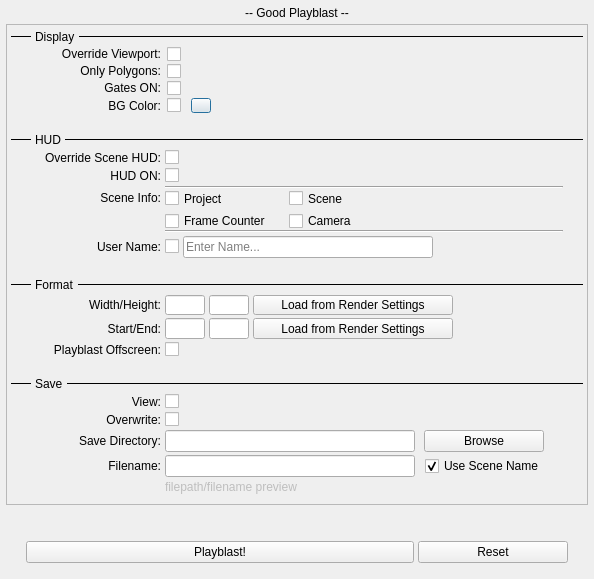
<?xml version="1.0" encoding="UTF-8"?>
<ui version="4.0">
 <class>playblast_dlg</class>
 <widget class="QDialog" name="playblast_dlg">
  <property name="windowModality">
   <enum>Qt::WindowModal</enum>
  </property>
  <property name="geometry">
   <rect>
    <x>0</x>
    <y>0</y>
    <width>594</width>
    <height>579</height>
   </rect>
  </property>
  <property name="sizePolicy">
   <sizepolicy hsizetype="Preferred" vsizetype="Preferred">
    <horstretch>0</horstretch>
    <verstretch>0</verstretch>
   </sizepolicy>
  </property>
  <property name="minimumSize">
   <size>
    <width>0</width>
    <height>575</height>
   </size>
  </property>
  <property name="windowTitle">
   <string>Good Playblast Options</string>
  </property>
  <property name="modal">
   <bool>false</bool>
  </property>
  <layout class="QVBoxLayout" name="main_vlt">
   <property name="spacing">
    <number>4</number>
   </property>
   <property name="margin">
    <number>6</number>
   </property>
   <item>
    <layout class="QVBoxLayout" name="playblast_vlt">
     <property name="spacing">
      <number>4</number>
     </property>
     <property name="bottomMargin">
      <number>10</number>
     </property>
     <item>
      <layout class="QHBoxLayout" name="title_hlt">
       <property name="bottomMargin">
        <number>0</number>
       </property>
       <item>
        <widget class="QLabel" name="title_lbl">
         <property name="text">
          <string>-- Good Playblast --</string>
         </property>
         <property name="alignment">
          <set>Qt::AlignCenter</set>
         </property>
        </widget>
       </item>
      </layout>
     </item>
     <item>
      <widget class="QFrame" name="frame">
       <property name="minimumSize">
        <size>
         <width>0</width>
         <height>0</height>
        </size>
       </property>
       <property name="frameShape">
        <enum>QFrame::StyledPanel</enum>
       </property>
       <property name="frameShadow">
        <enum>QFrame::Raised</enum>
       </property>
       <layout class="QVBoxLayout" name="verticalLayout_5">
        <property name="spacing">
         <number>15</number>
        </property>
        <property name="leftMargin">
         <number>4</number>
        </property>
        <property name="topMargin">
         <number>0</number>
        </property>
        <property name="rightMargin">
         <number>4</number>
        </property>
        <property name="bottomMargin">
         <number>10</number>
        </property>
        <item>
         <widget class="QWidget" name="displayWidget" native="true">
          <property name="minimumSize">
           <size>
            <width>0</width>
            <height>25</height>
           </size>
          </property>
          <layout class="QVBoxLayout" name="verticalLayout_4">
           <property name="spacing">
            <number>3</number>
           </property>
           <property name="margin">
            <number>0</number>
           </property>
           <item>
            <layout class="QHBoxLayout" name="horizontalLayout_9">
             <property name="topMargin">
              <number>5</number>
             </property>
             <item>
              <widget class="Line" name="line_2">
               <property name="maximumSize">
                <size>
                 <width>20</width>
                 <height>16777215</height>
                </size>
               </property>
               <property name="frameShadow">
                <enum>QFrame::Plain</enum>
               </property>
               <property name="lineWidth">
                <number>0</number>
               </property>
               <property name="midLineWidth">
                <number>1</number>
               </property>
               <property name="orientation">
                <enum>Qt::Horizontal</enum>
               </property>
              </widget>
             </item>
             <item>
              <widget class="QLabel" name="label_12">
               <property name="sizePolicy">
                <sizepolicy hsizetype="Maximum" vsizetype="Preferred">
                 <horstretch>0</horstretch>
                 <verstretch>0</verstretch>
                </sizepolicy>
               </property>
               <property name="text">
                <string>Display</string>
               </property>
              </widget>
             </item>
             <item>
              <widget class="Line" name="line_6">
               <property name="frameShadow">
                <enum>QFrame::Plain</enum>
               </property>
               <property name="lineWidth">
                <number>0</number>
               </property>
               <property name="midLineWidth">
                <number>1</number>
               </property>
               <property name="orientation">
                <enum>Qt::Horizontal</enum>
               </property>
              </widget>
             </item>
            </layout>
           </item>
           <item>
            <layout class="QFormLayout" name="formLayout_5">
             <property name="fieldGrowthPolicy">
              <enum>QFormLayout::AllNonFixedFieldsGrow</enum>
             </property>
             <property name="horizontalSpacing">
              <number>6</number>
             </property>
             <property name="verticalSpacing">
              <number>3</number>
             </property>
             <item row="0" column="0">
              <widget class="QLabel" name="overrideviewport_lbl">
               <property name="minimumSize">
                <size>
                 <width>150</width>
                 <height>0</height>
                </size>
               </property>
               <property name="text">
                <string>Override Viewport:</string>
               </property>
               <property name="alignment">
                <set>Qt::AlignRight|Qt::AlignTrailing|Qt::AlignVCenter</set>
               </property>
              </widget>
             </item>
             <item row="0" column="1">
              <widget class="QCheckBox" name="viewportOverride_chk">
               <property name="text">
                <string/>
               </property>
              </widget>
             </item>
             <item row="1" column="0">
              <widget class="QLabel" name="onlyPolygons_lbl">
               <property name="minimumSize">
                <size>
                 <width>150</width>
                 <height>0</height>
                </size>
               </property>
               <property name="text">
                <string>Only Polygons:</string>
               </property>
               <property name="alignment">
                <set>Qt::AlignRight|Qt::AlignTrailing|Qt::AlignVCenter</set>
               </property>
              </widget>
             </item>
             <item row="1" column="1">
              <widget class="QCheckBox" name="onlyPolygons_chk">
               <property name="text">
                <string/>
               </property>
               <property name="checked">
                <bool>false</bool>
               </property>
              </widget>
             </item>
             <item row="2" column="1">
              <widget class="QCheckBox" name="gates_chk">
               <property name="text">
                <string/>
               </property>
              </widget>
             </item>
             <item row="3" column="0">
              <widget class="QLabel" name="bgcolor_lbl">
               <property name="minimumSize">
                <size>
                 <width>150</width>
                 <height>0</height>
                </size>
               </property>
               <property name="text">
                <string>BG Color:</string>
               </property>
               <property name="alignment">
                <set>Qt::AlignRight|Qt::AlignTrailing|Qt::AlignVCenter</set>
               </property>
              </widget>
             </item>
             <item row="3" column="1">
              <layout class="QHBoxLayout" name="horizontalLayout_4">
               <property name="spacing">
                <number>10</number>
               </property>
               <property name="topMargin">
                <number>0</number>
               </property>
               <item>
                <widget class="QCheckBox" name="bgcolor_chk">
                 <property name="text">
                  <string/>
                 </property>
                </widget>
               </item>
               <item>
                <widget class="QPushButton" name="color_btn">
                 <property name="maximumSize">
                  <size>
                   <width>20</width>
                   <height>15</height>
                  </size>
                 </property>
                 <property name="text">
                  <string/>
                 </property>
                </widget>
               </item>
               <item>
                <spacer name="horizontalSpacer">
                 <property name="orientation">
                  <enum>Qt::Horizontal</enum>
                 </property>
                 <property name="sizeHint" stdset="0">
                  <size>
                   <width>40</width>
                   <height>5</height>
                  </size>
                 </property>
                </spacer>
               </item>
              </layout>
             </item>
             <item row="2" column="0">
              <widget class="QLabel" name="gates_lbl">
               <property name="minimumSize">
                <size>
                 <width>150</width>
                 <height>0</height>
                </size>
               </property>
               <property name="text">
                <string>Gates ON:</string>
               </property>
               <property name="alignment">
                <set>Qt::AlignRight|Qt::AlignTrailing|Qt::AlignVCenter</set>
               </property>
              </widget>
             </item>
            </layout>
           </item>
          </layout>
         </widget>
        </item>
        <item>
         <widget class="QWidget" name="hudWidget" native="true">
          <property name="minimumSize">
           <size>
            <width>0</width>
            <height>20</height>
           </size>
          </property>
          <layout class="QVBoxLayout" name="verticalLayout_3">
           <property name="spacing">
            <number>3</number>
           </property>
           <property name="margin">
            <number>0</number>
           </property>
           <item>
            <layout class="QHBoxLayout" name="horizontalLayout_8">
             <property name="topMargin">
              <number>5</number>
             </property>
             <item>
              <widget class="Line" name="line_7">
               <property name="maximumSize">
                <size>
                 <width>20</width>
                 <height>16777215</height>
                </size>
               </property>
               <property name="frameShadow">
                <enum>QFrame::Plain</enum>
               </property>
               <property name="lineWidth">
                <number>0</number>
               </property>
               <property name="midLineWidth">
                <number>1</number>
               </property>
               <property name="orientation">
                <enum>Qt::Horizontal</enum>
               </property>
              </widget>
             </item>
             <item>
              <widget class="QLabel" name="label_11">
               <property name="sizePolicy">
                <sizepolicy hsizetype="Maximum" vsizetype="Preferred">
                 <horstretch>0</horstretch>
                 <verstretch>0</verstretch>
                </sizepolicy>
               </property>
               <property name="text">
                <string>HUD</string>
               </property>
               <property name="alignment">
                <set>Qt::AlignLeading|Qt::AlignLeft|Qt::AlignVCenter</set>
               </property>
              </widget>
             </item>
             <item>
              <widget class="Line" name="line">
               <property name="frameShadow">
                <enum>QFrame::Plain</enum>
               </property>
               <property name="lineWidth">
                <number>0</number>
               </property>
               <property name="midLineWidth">
                <number>1</number>
               </property>
               <property name="orientation">
                <enum>Qt::Horizontal</enum>
               </property>
              </widget>
             </item>
            </layout>
           </item>
           <item>
            <layout class="QFormLayout" name="formLayout_4">
             <property name="fieldGrowthPolicy">
              <enum>QFormLayout::AllNonFixedFieldsGrow</enum>
             </property>
             <property name="verticalSpacing">
              <number>3</number>
             </property>
             <property name="rightMargin">
              <number>20</number>
             </property>
             <item row="2" column="0">
              <widget class="QLabel" name="sceneinfohud_chk">
               <property name="sizePolicy">
                <sizepolicy hsizetype="Minimum" vsizetype="Preferred">
                 <horstretch>0</horstretch>
                 <verstretch>0</verstretch>
                </sizepolicy>
               </property>
               <property name="minimumSize">
                <size>
                 <width>150</width>
                 <height>0</height>
                </size>
               </property>
               <property name="text">
                <string>Scene Info:</string>
               </property>
               <property name="alignment">
                <set>Qt::AlignRight|Qt::AlignTrailing|Qt::AlignVCenter</set>
               </property>
              </widget>
             </item>
             <item row="3" column="0">
              <widget class="QLabel" name="namehud_lbl">
               <property name="minimumSize">
                <size>
                 <width>150</width>
                 <height>0</height>
                </size>
               </property>
               <property name="text">
                <string>User Name:</string>
               </property>
               <property name="alignment">
                <set>Qt::AlignRight|Qt::AlignTrailing|Qt::AlignVCenter</set>
               </property>
              </widget>
             </item>
             <item row="3" column="1">
              <layout class="QHBoxLayout" name="cstmHud_hlt">
               <property name="spacing">
                <number>4</number>
               </property>
               <item>
                <widget class="QCheckBox" name="cstmHud_chk">
                 <property name="text">
                  <string/>
                 </property>
                </widget>
               </item>
               <item>
                <widget class="QLineEdit" name="cstmHud_le">
                 <property name="enabled">
                  <bool>true</bool>
                 </property>
                 <property name="minimumSize">
                  <size>
                   <width>250</width>
                   <height>0</height>
                  </size>
                 </property>
                 <property name="maximumSize">
                  <size>
                   <width>250</width>
                   <height>16777215</height>
                  </size>
                 </property>
                 <property name="text">
                  <string/>
                 </property>
                 <property name="placeholderText">
                  <string>Enter Name...</string>
                 </property>
                </widget>
               </item>
               <item>
                <spacer name="horizontalSpacer_5">
                 <property name="orientation">
                  <enum>Qt::Horizontal</enum>
                 </property>
                 <property name="sizeHint" stdset="0">
                  <size>
                   <width>40</width>
                   <height>20</height>
                  </size>
                 </property>
                </spacer>
               </item>
              </layout>
             </item>
             <item row="2" column="1">
              <layout class="QVBoxLayout" name="verticalLayout_6">
               <property name="spacing">
                <number>0</number>
               </property>
               <item>
                <widget class="Line" name="line_4">
                 <property name="orientation">
                  <enum>Qt::Horizontal</enum>
                 </property>
                </widget>
               </item>
               <item>
                <layout class="QHBoxLayout" name="horizontalLayout">
                 <property name="leftMargin">
                  <number>0</number>
                 </property>
                 <property name="topMargin">
                  <number>0</number>
                 </property>
                 <item>
                  <layout class="QGridLayout" name="gridLayout">
                   <property name="sizeConstraint">
                    <enum>QLayout::SetDefaultConstraint</enum>
                   </property>
                   <item row="1" column="0">
                    <widget class="QCheckBox" name="frameHud_chk">
                     <property name="sizePolicy">
                      <sizepolicy hsizetype="Maximum" vsizetype="Fixed">
                       <horstretch>0</horstretch>
                       <verstretch>0</verstretch>
                      </sizepolicy>
                     </property>
                     <property name="minimumSize">
                      <size>
                       <width>120</width>
                       <height>0</height>
                      </size>
                     </property>
                     <property name="text">
                      <string>Frame Counter</string>
                     </property>
                    </widget>
                   </item>
                   <item row="0" column="1">
                    <widget class="QCheckBox" name="scenehud_chk">
                     <property name="sizePolicy">
                      <sizepolicy hsizetype="Maximum" vsizetype="Fixed">
                       <horstretch>0</horstretch>
                       <verstretch>0</verstretch>
                      </sizepolicy>
                     </property>
                     <property name="minimumSize">
                      <size>
                       <width>120</width>
                       <height>0</height>
                      </size>
                     </property>
                     <property name="text">
                      <string>Scene</string>
                     </property>
                    </widget>
                   </item>
                   <item row="0" column="0">
                    <widget class="QCheckBox" name="hud_chk">
                     <property name="sizePolicy">
                      <sizepolicy hsizetype="Maximum" vsizetype="Fixed">
                       <horstretch>0</horstretch>
                       <verstretch>0</verstretch>
                      </sizepolicy>
                     </property>
                     <property name="minimumSize">
                      <size>
                       <width>120</width>
                       <height>0</height>
                      </size>
                     </property>
                     <property name="text">
                      <string>Project</string>
                     </property>
                     <property name="checked">
                      <bool>false</bool>
                     </property>
                    </widget>
                   </item>
                   <item row="1" column="1">
                    <widget class="QCheckBox" name="camerahud_chk">
                     <property name="sizePolicy">
                      <sizepolicy hsizetype="Maximum" vsizetype="Fixed">
                       <horstretch>0</horstretch>
                       <verstretch>0</verstretch>
                      </sizepolicy>
                     </property>
                     <property name="minimumSize">
                      <size>
                       <width>120</width>
                       <height>0</height>
                      </size>
                     </property>
                     <property name="text">
                      <string>Camera</string>
                     </property>
                    </widget>
                   </item>
                  </layout>
                 </item>
                 <item>
                  <spacer name="horizontalSpacer_2">
                   <property name="orientation">
                    <enum>Qt::Horizontal</enum>
                   </property>
                   <property name="sizeHint" stdset="0">
                    <size>
                     <width>40</width>
                     <height>20</height>
                    </size>
                   </property>
                  </spacer>
                 </item>
                </layout>
               </item>
               <item>
                <widget class="Line" name="line_11">
                 <property name="orientation">
                  <enum>Qt::Horizontal</enum>
                 </property>
                </widget>
               </item>
              </layout>
             </item>
             <item row="1" column="0">
              <widget class="QLabel" name="displayhud_lbl">
               <property name="minimumSize">
                <size>
                 <width>150</width>
                 <height>0</height>
                </size>
               </property>
               <property name="text">
                <string>HUD ON:</string>
               </property>
               <property name="alignment">
                <set>Qt::AlignRight|Qt::AlignTrailing|Qt::AlignVCenter</set>
               </property>
              </widget>
             </item>
             <item row="1" column="1">
              <widget class="QCheckBox" name="displayhud_chk">
               <property name="text">
                <string/>
               </property>
              </widget>
             </item>
             <item row="0" column="1">
              <widget class="QCheckBox" name="hudOverride_chk">
               <property name="text">
                <string/>
               </property>
              </widget>
             </item>
             <item row="0" column="0">
              <widget class="QLabel" name="overridehud_lbl">
               <property name="minimumSize">
                <size>
                 <width>150</width>
                 <height>0</height>
                </size>
               </property>
               <property name="text">
                <string>Override Scene HUD:</string>
               </property>
               <property name="alignment">
                <set>Qt::AlignRight|Qt::AlignTrailing|Qt::AlignVCenter</set>
               </property>
              </widget>
             </item>
            </layout>
           </item>
          </layout>
         </widget>
        </item>
        <item>
         <widget class="QWidget" name="formatWidget" native="true">
          <property name="minimumSize">
           <size>
            <width>0</width>
            <height>25</height>
           </size>
          </property>
          <layout class="QVBoxLayout" name="verticalLayout_2">
           <property name="spacing">
            <number>3</number>
           </property>
           <property name="margin">
            <number>0</number>
           </property>
           <item>
            <layout class="QHBoxLayout" name="horizontalLayout_7">
             <property name="topMargin">
              <number>5</number>
             </property>
             <item>
              <widget class="Line" name="line_8">
               <property name="maximumSize">
                <size>
                 <width>20</width>
                 <height>16777215</height>
                </size>
               </property>
               <property name="frameShadow">
                <enum>QFrame::Plain</enum>
               </property>
               <property name="lineWidth">
                <number>0</number>
               </property>
               <property name="midLineWidth">
                <number>1</number>
               </property>
               <property name="orientation">
                <enum>Qt::Horizontal</enum>
               </property>
              </widget>
             </item>
             <item>
              <widget class="QLabel" name="label_10">
               <property name="sizePolicy">
                <sizepolicy hsizetype="Maximum" vsizetype="Preferred">
                 <horstretch>0</horstretch>
                 <verstretch>0</verstretch>
                </sizepolicy>
               </property>
               <property name="text">
                <string>Format</string>
               </property>
              </widget>
             </item>
             <item>
              <widget class="Line" name="line_3">
               <property name="frameShadow">
                <enum>QFrame::Plain</enum>
               </property>
               <property name="lineWidth">
                <number>0</number>
               </property>
               <property name="midLineWidth">
                <number>1</number>
               </property>
               <property name="orientation">
                <enum>Qt::Horizontal</enum>
               </property>
              </widget>
             </item>
            </layout>
           </item>
           <item>
            <layout class="QFormLayout" name="formLayout_3">
             <property name="verticalSpacing">
              <number>3</number>
             </property>
             <item row="0" column="0">
              <widget class="QLabel" name="widthHeight_lbl">
               <property name="sizePolicy">
                <sizepolicy hsizetype="Fixed" vsizetype="Preferred">
                 <horstretch>0</horstretch>
                 <verstretch>0</verstretch>
                </sizepolicy>
               </property>
               <property name="minimumSize">
                <size>
                 <width>150</width>
                 <height>0</height>
                </size>
               </property>
               <property name="text">
                <string>Width/Height:</string>
               </property>
               <property name="alignment">
                <set>Qt::AlignRight|Qt::AlignTrailing|Qt::AlignVCenter</set>
               </property>
               <property name="buddy">
                <cstring>width_le</cstring>
               </property>
              </widget>
             </item>
             <item row="0" column="1">
              <layout class="QHBoxLayout" name="widthHeight_hlt">
               <property name="spacing">
                <number>4</number>
               </property>
               <item>
                <widget class="QLineEdit" name="width_le">
                 <property name="sizePolicy">
                  <sizepolicy hsizetype="Fixed" vsizetype="Fixed">
                   <horstretch>0</horstretch>
                   <verstretch>0</verstretch>
                  </sizepolicy>
                 </property>
                 <property name="maximumSize">
                  <size>
                   <width>40</width>
                   <height>16777215</height>
                  </size>
                 </property>
                 <property name="text">
                  <string/>
                 </property>
                </widget>
               </item>
               <item>
                <widget class="QLineEdit" name="height_le">
                 <property name="sizePolicy">
                  <sizepolicy hsizetype="Fixed" vsizetype="Fixed">
                   <horstretch>0</horstretch>
                   <verstretch>0</verstretch>
                  </sizepolicy>
                 </property>
                 <property name="maximumSize">
                  <size>
                   <width>40</width>
                   <height>16777215</height>
                  </size>
                 </property>
                 <property name="text">
                  <string/>
                 </property>
                </widget>
               </item>
               <item>
                <widget class="QPushButton" name="loadRenderResolution_btn">
                 <property name="sizePolicy">
                  <sizepolicy hsizetype="Minimum" vsizetype="Fixed">
                   <horstretch>0</horstretch>
                   <verstretch>0</verstretch>
                  </sizepolicy>
                 </property>
                 <property name="minimumSize">
                  <size>
                   <width>200</width>
                   <height>20</height>
                  </size>
                 </property>
                 <property name="maximumSize">
                  <size>
                   <width>16777215</width>
                   <height>24</height>
                  </size>
                 </property>
                 <property name="text">
                  <string>Load from Render Settings</string>
                 </property>
                 <property name="flat">
                  <bool>false</bool>
                 </property>
                </widget>
               </item>
               <item>
                <spacer name="widthHeight_hspc">
                 <property name="orientation">
                  <enum>Qt::Horizontal</enum>
                 </property>
                 <property name="sizeHint" stdset="0">
                  <size>
                   <width>40</width>
                   <height>20</height>
                  </size>
                 </property>
                </spacer>
               </item>
              </layout>
             </item>
             <item row="1" column="0">
              <widget class="QLabel" name="startEnd_lbl">
               <property name="sizePolicy">
                <sizepolicy hsizetype="Fixed" vsizetype="Preferred">
                 <horstretch>0</horstretch>
                 <verstretch>0</verstretch>
                </sizepolicy>
               </property>
               <property name="minimumSize">
                <size>
                 <width>150</width>
                 <height>0</height>
                </size>
               </property>
               <property name="text">
                <string>Start/End:</string>
               </property>
               <property name="alignment">
                <set>Qt::AlignRight|Qt::AlignTrailing|Qt::AlignVCenter</set>
               </property>
               <property name="buddy">
                <cstring>start_le</cstring>
               </property>
              </widget>
             </item>
             <item row="1" column="1">
              <layout class="QHBoxLayout" name="startEnd_hlt">
               <property name="spacing">
                <number>4</number>
               </property>
               <item>
                <widget class="QLineEdit" name="start_le">
                 <property name="sizePolicy">
                  <sizepolicy hsizetype="Fixed" vsizetype="Fixed">
                   <horstretch>0</horstretch>
                   <verstretch>0</verstretch>
                  </sizepolicy>
                 </property>
                 <property name="maximumSize">
                  <size>
                   <width>40</width>
                   <height>16777215</height>
                  </size>
                 </property>
                </widget>
               </item>
               <item>
                <widget class="QLineEdit" name="end_le">
                 <property name="sizePolicy">
                  <sizepolicy hsizetype="Fixed" vsizetype="Fixed">
                   <horstretch>0</horstretch>
                   <verstretch>0</verstretch>
                  </sizepolicy>
                 </property>
                 <property name="maximumSize">
                  <size>
                   <width>40</width>
                   <height>16777215</height>
                  </size>
                 </property>
                </widget>
               </item>
               <item>
                <widget class="QPushButton" name="loadRenderFrameRange_btn">
                 <property name="minimumSize">
                  <size>
                   <width>200</width>
                   <height>20</height>
                  </size>
                 </property>
                 <property name="maximumSize">
                  <size>
                   <width>16777215</width>
                   <height>24</height>
                  </size>
                 </property>
                 <property name="text">
                  <string>Load from Render Settings</string>
                 </property>
                </widget>
               </item>
               <item>
                <spacer name="startEnd_hspc">
                 <property name="orientation">
                  <enum>Qt::Horizontal</enum>
                 </property>
                 <property name="sizeHint" stdset="0">
                  <size>
                   <width>40</width>
                   <height>20</height>
                  </size>
                 </property>
                </spacer>
               </item>
              </layout>
             </item>
             <item row="2" column="0">
              <widget class="QLabel" name="label_7">
               <property name="minimumSize">
                <size>
                 <width>150</width>
                 <height>0</height>
                </size>
               </property>
               <property name="text">
                <string>Playblast Offscreen:</string>
               </property>
               <property name="alignment">
                <set>Qt::AlignRight|Qt::AlignTrailing|Qt::AlignVCenter</set>
               </property>
              </widget>
             </item>
             <item row="2" column="1">
              <widget class="QCheckBox" name="offscreen_chk">
               <property name="text">
                <string/>
               </property>
              </widget>
             </item>
            </layout>
           </item>
          </layout>
         </widget>
        </item>
        <item>
         <widget class="QWidget" name="filenameWidget" native="true">
          <property name="sizePolicy">
           <sizepolicy hsizetype="Preferred" vsizetype="Preferred">
            <horstretch>0</horstretch>
            <verstretch>0</verstretch>
           </sizepolicy>
          </property>
          <property name="minimumSize">
           <size>
            <width>0</width>
            <height>0</height>
           </size>
          </property>
          <layout class="QVBoxLayout" name="verticalLayout">
           <property name="spacing">
            <number>3</number>
           </property>
           <property name="margin">
            <number>0</number>
           </property>
           <item>
            <layout class="QHBoxLayout" name="horizontalLayout_6">
             <property name="topMargin">
              <number>5</number>
             </property>
             <item>
              <widget class="Line" name="line_9">
               <property name="maximumSize">
                <size>
                 <width>20</width>
                 <height>16777215</height>
                </size>
               </property>
               <property name="frameShadow">
                <enum>QFrame::Plain</enum>
               </property>
               <property name="lineWidth">
                <number>0</number>
               </property>
               <property name="midLineWidth">
                <number>1</number>
               </property>
               <property name="orientation">
                <enum>Qt::Horizontal</enum>
               </property>
              </widget>
             </item>
             <item>
              <widget class="QLabel" name="label_9">
               <property name="sizePolicy">
                <sizepolicy hsizetype="Maximum" vsizetype="Preferred">
                 <horstretch>0</horstretch>
                 <verstretch>0</verstretch>
                </sizepolicy>
               </property>
               <property name="text">
                <string>Save</string>
               </property>
              </widget>
             </item>
             <item>
              <widget class="Line" name="line_5">
               <property name="frameShadow">
                <enum>QFrame::Plain</enum>
               </property>
               <property name="lineWidth">
                <number>0</number>
               </property>
               <property name="midLineWidth">
                <number>1</number>
               </property>
               <property name="orientation">
                <enum>Qt::Horizontal</enum>
               </property>
              </widget>
             </item>
            </layout>
           </item>
           <item>
            <layout class="QFormLayout" name="formLayout_2">
             <property name="verticalSpacing">
              <number>3</number>
             </property>
             <property name="rightMargin">
              <number>20</number>
             </property>
             <item row="3" column="0">
              <widget class="QLabel" name="filename_lbl">
               <property name="sizePolicy">
                <sizepolicy hsizetype="Fixed" vsizetype="Preferred">
                 <horstretch>0</horstretch>
                 <verstretch>0</verstretch>
                </sizepolicy>
               </property>
               <property name="minimumSize">
                <size>
                 <width>150</width>
                 <height>0</height>
                </size>
               </property>
               <property name="maximumSize">
                <size>
                 <width>150</width>
                 <height>16777215</height>
                </size>
               </property>
               <property name="text">
                <string>Filename:</string>
               </property>
               <property name="alignment">
                <set>Qt::AlignRight|Qt::AlignTrailing|Qt::AlignVCenter</set>
               </property>
               <property name="buddy">
                <cstring>filename_le</cstring>
               </property>
              </widget>
             </item>
             <item row="3" column="1">
              <layout class="QHBoxLayout" name="horizontalLayout_2">
               <property name="spacing">
                <number>10</number>
               </property>
               <item>
                <widget class="QLineEdit" name="filename_le">
                 <property name="enabled">
                  <bool>true</bool>
                 </property>
                 <property name="minimumSize">
                  <size>
                   <width>250</width>
                   <height>0</height>
                  </size>
                 </property>
                 <property name="maximumSize">
                  <size>
                   <width>250</width>
                   <height>16777215</height>
                  </size>
                 </property>
                 <property name="readOnly">
                  <bool>false</bool>
                 </property>
                </widget>
               </item>
               <item>
                <widget class="QCheckBox" name="usescenename_chk">
                 <property name="enabled">
                  <bool>true</bool>
                 </property>
                 <property name="minimumSize">
                  <size>
                   <width>120</width>
                   <height>0</height>
                  </size>
                 </property>
                 <property name="maximumSize">
                  <size>
                   <width>120</width>
                   <height>16777215</height>
                  </size>
                 </property>
                 <property name="text">
                  <string>Use Scene Name</string>
                 </property>
                 <property name="checked">
                  <bool>true</bool>
                 </property>
                </widget>
               </item>
               <item>
                <spacer name="horizontalSpacer_4">
                 <property name="orientation">
                  <enum>Qt::Horizontal</enum>
                 </property>
                 <property name="sizeHint" stdset="0">
                  <size>
                   <width>40</width>
                   <height>20</height>
                  </size>
                 </property>
                </spacer>
               </item>
              </layout>
             </item>
             <item row="2" column="0">
              <widget class="QLabel" name="label_5">
               <property name="minimumSize">
                <size>
                 <width>150</width>
                 <height>0</height>
                </size>
               </property>
               <property name="text">
                <string>Save Directory:</string>
               </property>
               <property name="alignment">
                <set>Qt::AlignRight|Qt::AlignTrailing|Qt::AlignVCenter</set>
               </property>
              </widget>
             </item>
             <item row="2" column="1">
              <layout class="QHBoxLayout" name="horizontalLayout_5">
               <property name="spacing">
                <number>9</number>
               </property>
               <item>
                <widget class="QLineEdit" name="saveDir_le">
                 <property name="minimumSize">
                  <size>
                   <width>250</width>
                   <height>0</height>
                  </size>
                 </property>
                 <property name="maximumSize">
                  <size>
                   <width>250</width>
                   <height>16777215</height>
                  </size>
                 </property>
                </widget>
               </item>
               <item>
                <widget class="QPushButton" name="browse_btn">
                 <property name="sizePolicy">
                  <sizepolicy hsizetype="Preferred" vsizetype="Fixed">
                   <horstretch>0</horstretch>
                   <verstretch>0</verstretch>
                  </sizepolicy>
                 </property>
                 <property name="minimumSize">
                  <size>
                   <width>120</width>
                   <height>0</height>
                  </size>
                 </property>
                 <property name="maximumSize">
                  <size>
                   <width>120</width>
                   <height>16777215</height>
                  </size>
                 </property>
                 <property name="text">
                  <string>Browse</string>
                 </property>
                </widget>
               </item>
               <item>
                <spacer name="horizontalSpacer_3">
                 <property name="orientation">
                  <enum>Qt::Horizontal</enum>
                 </property>
                 <property name="sizeHint" stdset="0">
                  <size>
                   <width>40</width>
                   <height>20</height>
                  </size>
                 </property>
                </spacer>
               </item>
              </layout>
             </item>
             <item row="4" column="1">
              <widget class="QLabel" name="filenamepreview_lbl">
               <property name="enabled">
                <bool>false</bool>
               </property>
               <property name="text">
                <string>filepath/filename preview</string>
               </property>
              </widget>
             </item>
             <item row="0" column="1">
              <widget class="QCheckBox" name="view_chk">
               <property name="text">
                <string/>
               </property>
              </widget>
             </item>
             <item row="0" column="0">
              <widget class="QLabel" name="label_16">
               <property name="minimumSize">
                <size>
                 <width>150</width>
                 <height>0</height>
                </size>
               </property>
               <property name="text">
                <string>View:</string>
               </property>
               <property name="alignment">
                <set>Qt::AlignRight|Qt::AlignTrailing|Qt::AlignVCenter</set>
               </property>
              </widget>
             </item>
             <item row="1" column="1">
              <widget class="QCheckBox" name="overwrite_chk">
               <property name="text">
                <string/>
               </property>
              </widget>
             </item>
             <item row="1" column="0">
              <widget class="QLabel" name="label">
               <property name="minimumSize">
                <size>
                 <width>150</width>
                 <height>0</height>
                </size>
               </property>
               <property name="text">
                <string>Overwrite:</string>
               </property>
               <property name="alignment">
                <set>Qt::AlignRight|Qt::AlignTrailing|Qt::AlignVCenter</set>
               </property>
              </widget>
             </item>
            </layout>
           </item>
          </layout>
         </widget>
        </item>
       </layout>
      </widget>
     </item>
     <item>
      <spacer name="playblast_vspc">
       <property name="orientation">
        <enum>Qt::Vertical</enum>
       </property>
       <property name="sizeHint" stdset="0">
        <size>
         <width>20</width>
         <height>40</height>
        </size>
       </property>
      </spacer>
     </item>
     <item>
      <layout class="QHBoxLayout" name="horizontalLayout_3">
       <property name="leftMargin">
        <number>20</number>
       </property>
       <property name="topMargin">
        <number>0</number>
       </property>
       <property name="rightMargin">
        <number>20</number>
       </property>
       <item>
        <widget class="QPushButton" name="playblast_btn">
         <property name="text">
          <string>Playblast!</string>
         </property>
        </widget>
       </item>
       <item>
        <widget class="QPushButton" name="reset_btn">
         <property name="maximumSize">
          <size>
           <width>150</width>
           <height>16777215</height>
          </size>
         </property>
         <property name="text">
          <string>Reset</string>
         </property>
        </widget>
       </item>
      </layout>
     </item>
    </layout>
   </item>
  </layout>
 </widget>
 <layoutdefault spacing="4" margin="4"/>
 <resources/>
 <connections/>
</ui>
